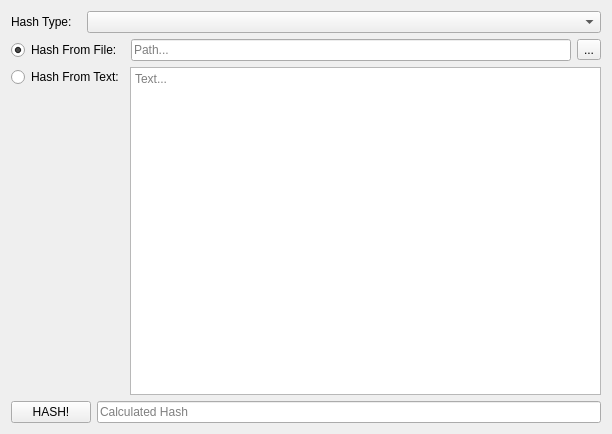
<?xml version="1.0" encoding="UTF-8"?>
<ui version="4.0">
 <class>Form</class>
 <widget class="QWidget" name="Form">
  <property name="geometry">
   <rect>
    <x>0</x>
    <y>0</y>
    <width>612</width>
    <height>434</height>
   </rect>
  </property>
  <property name="minimumSize">
   <size>
    <width>444</width>
    <height>300</height>
   </size>
  </property>
  <property name="maximumSize">
   <size>
    <width>800</width>
    <height>600</height>
   </size>
  </property>
  <property name="windowTitle">
   <string>UniversalHash</string>
  </property>
  <layout class="QVBoxLayout" name="verticalLayout">
   <item>
    <layout class="QHBoxLayout" name="horizontalLayout">
     <item>
      <widget class="QLabel" name="label">
       <property name="enabled">
        <bool>true</bool>
       </property>
       <property name="sizePolicy">
        <sizepolicy hsizetype="Minimum" vsizetype="Minimum">
         <horstretch>0</horstretch>
         <verstretch>0</verstretch>
        </sizepolicy>
       </property>
       <property name="minimumSize">
        <size>
         <width>20</width>
         <height>0</height>
        </size>
       </property>
       <property name="maximumSize">
        <size>
         <width>70</width>
         <height>16777215</height>
        </size>
       </property>
       <property name="text">
        <string>Hash Type:</string>
       </property>
      </widget>
     </item>
     <item>
      <widget class="QComboBox" name="scelta"/>
     </item>
    </layout>
   </item>
   <item>
    <layout class="QHBoxLayout" name="horizontalLayout_2">
     <item>
      <widget class="QRadioButton" name="radioButton">
       <property name="text">
        <string>Hash From File: </string>
       </property>
       <property name="checked">
        <bool>true</bool>
       </property>
      </widget>
     </item>
     <item>
      <widget class="QLineEdit" name="path">
       <property name="dragEnabled">
        <bool>true</bool>
       </property>
       <property name="readOnly">
        <bool>false</bool>
       </property>
       <property name="placeholderText">
        <string>Path...</string>
       </property>
      </widget>
     </item>
     <item>
      <widget class="QToolButton" name="toolButton">
       <property name="text">
        <string>...</string>
       </property>
       <property name="autoRaise">
        <bool>false</bool>
       </property>
       <property name="arrowType">
        <enum>Qt::NoArrow</enum>
       </property>
      </widget>
     </item>
    </layout>
   </item>
   <item>
    <layout class="QHBoxLayout" name="horizontalLayout_3">
     <item>
      <layout class="QVBoxLayout" name="verticalLayout_2">
       <item>
        <widget class="QRadioButton" name="radioButton_2">
         <property name="text">
          <string>Hash From Text:</string>
         </property>
        </widget>
       </item>
       <item>
        <spacer name="verticalSpacer">
         <property name="orientation">
          <enum>Qt::Vertical</enum>
         </property>
         <property name="sizeHint" stdset="0">
          <size>
           <width>20</width>
           <height>40</height>
          </size>
         </property>
        </spacer>
       </item>
      </layout>
     </item>
     <item>
      <widget class="QPlainTextEdit" name="pte">
       <property name="placeholderText">
        <string>Text...</string>
       </property>
      </widget>
     </item>
    </layout>
   </item>
   <item>
    <layout class="QHBoxLayout" name="horizontalLayout_4">
     <item>
      <widget class="QPushButton" name="buttongo">
       <property name="text">
        <string>HASH!</string>
       </property>
      </widget>
     </item>
     <item>
      <widget class="QLineEdit" name="LEResult">
       <property name="dragEnabled">
        <bool>false</bool>
       </property>
       <property name="readOnly">
        <bool>true</bool>
       </property>
       <property name="placeholderText">
        <string>Calculated Hash</string>
       </property>
      </widget>
     </item>
    </layout>
   </item>
  </layout>
 </widget>
 <resources/>
 <connections>
  <connection>
   <sender>toolButton</sender>
   <signal>clicked()</signal>
   <receiver>Form</receiver>
   <slot>open()</slot>
   <hints>
    <hint type="sourcelabel">
     <x>597</x>
     <y>55</y>
    </hint>
    <hint type="destinationlabel">
     <x>608</x>
     <y>55</y>
    </hint>
   </hints>
  </connection>
  <connection>
   <sender>buttongo</sender>
   <signal>clicked()</signal>
   <receiver>Form</receiver>
   <slot>calcola()</slot>
   <hints>
    <hint type="sourcelabel">
     <x>56</x>
     <y>411</y>
    </hint>
    <hint type="destinationlabel">
     <x>79</x>
     <y>427</y>
    </hint>
   </hints>
  </connection>
 </connections>
 <slots>
  <slot>open()</slot>
  <slot>calcola()</slot>
 </slots>
</ui>
